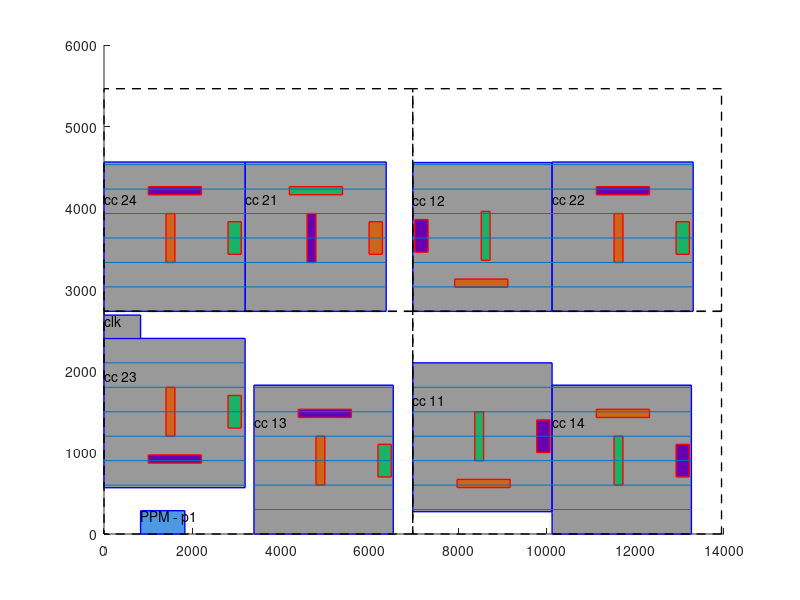

Source code (MATLAB):
%PPM1 
x1=826; 
x2=1826; 
y1=0; 
y2=286; 
rectangle('Position',[x1,y1,x2-x1,y2-y1],'FaceColor',[.3 .6 .9],'EdgeColor','b','LineWidth',1);
str = 'PPM - p1'; 
 nstr = strrep(str,'_',' '); 
 text(x1+5,y2-((y2-y1)/4),nstr);%module1 
x1=6972; 
x2=10118; 
y1=274; 
y2=2100; 
rectangle('Position',[x1,y1,x2-x1,y2-y1],'FaceColor',[.6 .6 .6],'EdgeColor','b','LineWidth',1);
str = 'cc_11'; 
 nstr = strrep(str,'_',' '); 
 text(x1+5,y2-((y2-y1)/4),nstr);x1=7972; 
x2=9172; 
y1=570; 
y2=670; 
rectangle('Position',[x1,y1,x2-x1,y2-y1],'FaceColor',[0.8 0.4 0.1],'EdgeColor','r','LineWidth',1);
x1=8372; 
x2=8572; 
y1=900; 
y2=1500; 
rectangle('Position',[x1,y1,x2-x1,y2-y1],'FaceColor',[0.1 0.7 0.4],'EdgeColor','r','LineWidth',1);
x1=9772; 
x2=10072; 
y1=1000; 
y2=1400; 
rectangle('Position',[x1,y1,x2-x1,y2-y1],'FaceColor',[0.4 0.0 0.7],'EdgeColor','r','LineWidth',1);
%module2 
x1=6972; 
x2=10118; 
y1=2732; 
y2=4558; 
rectangle('Position',[x1,y1,x2-x1,y2-y1],'FaceColor',[.6 .6 .6],'EdgeColor','b','LineWidth',1);
str = 'cc_12'; 
 nstr = strrep(str,'_',' '); 
 text(x1+5,y2-((y2-y1)/4),nstr);x1=7918; 
x2=9118; 
y1=3028; 
y2=3128; 
rectangle('Position',[x1,y1,x2-x1,y2-y1],'FaceColor',[0.8 0.4 0.1],'EdgeColor','r','LineWidth',1);
x1=8518; 
x2=8718; 
y1=3358; 
y2=3958; 
rectangle('Position',[x1,y1,x2-x1,y2-y1],'FaceColor',[0.1 0.7 0.4],'EdgeColor','r','LineWidth',1);
x1=7018; 
x2=7318; 
y1=3458; 
y2=3858; 
rectangle('Position',[x1,y1,x2-x1,y2-y1],'FaceColor',[0.4 0.0 0.7],'EdgeColor','r','LineWidth',1);
%module3 
x1=3386; 
x2=6532; 
y1=0; 
y2=1826; 
rectangle('Position',[x1,y1,x2-x1,y2-y1],'FaceColor',[.6 .6 .6],'EdgeColor','b','LineWidth',1);
str = 'cc_13'; 
 nstr = strrep(str,'_',' '); 
 text(x1+5,y2-((y2-y1)/4),nstr);x1=4386; 
x2=5586; 
y1=1430; 
y2=1530; 
rectangle('Position',[x1,y1,x2-x1,y2-y1],'FaceColor',[0.4 0.0 0.7],'EdgeColor','r','LineWidth',1);
x1=4786; 
x2=4986; 
y1=600; 
y2=1200; 
rectangle('Position',[x1,y1,x2-x1,y2-y1],'FaceColor',[0.8 0.4 0.1],'EdgeColor','r','LineWidth',1);
x1=6186; 
x2=6486; 
y1=700; 
y2=1100; 
rectangle('Position',[x1,y1,x2-x1,y2-y1],'FaceColor',[0.1 0.7 0.4],'EdgeColor','r','LineWidth',1);
%module4 
x1=10118; 
x2=13264; 
y1=0; 
y2=1826; 
rectangle('Position',[x1,y1,x2-x1,y2-y1],'FaceColor',[.6 .6 .6],'EdgeColor','b','LineWidth',1);
str = 'cc_14'; 
 nstr = strrep(str,'_',' '); 
 text(x1+5,y2-((y2-y1)/4),nstr);x1=11118; 
x2=12318; 
y1=1430; 
y2=1530; 
rectangle('Position',[x1,y1,x2-x1,y2-y1],'FaceColor',[0.8 0.4 0.1],'EdgeColor','r','LineWidth',1);
x1=11518; 
x2=11718; 
y1=600; 
y2=1200; 
rectangle('Position',[x1,y1,x2-x1,y2-y1],'FaceColor',[0.1 0.7 0.4],'EdgeColor','r','LineWidth',1);
x1=12918; 
x2=13218; 
y1=700; 
y2=1100; 
rectangle('Position',[x1,y1,x2-x1,y2-y1],'FaceColor',[0.4 0.0 0.7],'EdgeColor','r','LineWidth',1);
%module5 
x1=3186; 
x2=6372; 
y1=2732; 
y2=4564; 
rectangle('Position',[x1,y1,x2-x1,y2-y1],'FaceColor',[.6 .6 .6],'EdgeColor','b','LineWidth',1);
str = 'cc_21'; 
 nstr = strrep(str,'_',' '); 
 text(x1+5,y2-((y2-y1)/4),nstr);x1=4186; 
x2=5386; 
y1=4162; 
y2=4262; 
rectangle('Position',[x1,y1,x2-x1,y2-y1],'FaceColor',[0.1 0.7 0.4],'EdgeColor','r','LineWidth',1);
x1=4586; 
x2=4786; 
y1=3332; 
y2=3932; 
rectangle('Position',[x1,y1,x2-x1,y2-y1],'FaceColor',[0.4 0.0 0.7],'EdgeColor','r','LineWidth',1);
x1=5986; 
x2=6286; 
y1=3432; 
y2=3832; 
rectangle('Position',[x1,y1,x2-x1,y2-y1],'FaceColor',[0.8 0.4 0.1],'EdgeColor','r','LineWidth',1);
%module6 
x1=10118; 
x2=13304; 
y1=2732; 
y2=4564; 
rectangle('Position',[x1,y1,x2-x1,y2-y1],'FaceColor',[.6 .6 .6],'EdgeColor','b','LineWidth',1);
str = 'cc_22'; 
 nstr = strrep(str,'_',' '); 
 text(x1+5,y2-((y2-y1)/4),nstr);x1=11118; 
x2=12318; 
y1=4162; 
y2=4262; 
rectangle('Position',[x1,y1,x2-x1,y2-y1],'FaceColor',[0.4 0.0 0.7],'EdgeColor','r','LineWidth',1);
x1=11518; 
x2=11718; 
y1=3332; 
y2=3932; 
rectangle('Position',[x1,y1,x2-x1,y2-y1],'FaceColor',[0.8 0.4 0.1],'EdgeColor','r','LineWidth',1);
x1=12918; 
x2=13218; 
y1=3432; 
y2=3832; 
rectangle('Position',[x1,y1,x2-x1,y2-y1],'FaceColor',[0.1 0.7 0.4],'EdgeColor','r','LineWidth',1);
%module7 
x1=0; 
x2=3186; 
y1=568; 
y2=2400; 
rectangle('Position',[x1,y1,x2-x1,y2-y1],'FaceColor',[.6 .6 .6],'EdgeColor','b','LineWidth',1);
str = 'cc_23'; 
 nstr = strrep(str,'_',' '); 
 text(x1+5,y2-((y2-y1)/4),nstr);x1=1000; 
x2=2200; 
y1=870; 
y2=970; 
rectangle('Position',[x1,y1,x2-x1,y2-y1],'FaceColor',[0.4 0.0 0.7],'EdgeColor','r','LineWidth',1);
x1=1400; 
x2=1600; 
y1=1200; 
y2=1800; 
rectangle('Position',[x1,y1,x2-x1,y2-y1],'FaceColor',[0.8 0.4 0.1],'EdgeColor','r','LineWidth',1);
x1=2800; 
x2=3100; 
y1=1300; 
y2=1700; 
rectangle('Position',[x1,y1,x2-x1,y2-y1],'FaceColor',[0.1 0.7 0.4],'EdgeColor','r','LineWidth',1);
%module8 
x1=0; 
x2=3186; 
y1=2732; 
y2=4564; 
rectangle('Position',[x1,y1,x2-x1,y2-y1],'FaceColor',[.6 .6 .6],'EdgeColor','b','LineWidth',1);
str = 'cc_24'; 
 nstr = strrep(str,'_',' '); 
 text(x1+5,y2-((y2-y1)/4),nstr);x1=1000; 
x2=2200; 
y1=4162; 
y2=4262; 
rectangle('Position',[x1,y1,x2-x1,y2-y1],'FaceColor',[0.4 0.0 0.7],'EdgeColor','r','LineWidth',1);
x1=1400; 
x2=1600; 
y1=3332; 
y2=3932; 
rectangle('Position',[x1,y1,x2-x1,y2-y1],'FaceColor',[0.8 0.4 0.1],'EdgeColor','r','LineWidth',1);
x1=2800; 
x2=3100; 
y1=3432; 
y2=3832; 
rectangle('Position',[x1,y1,x2-x1,y2-y1],'FaceColor',[0.1 0.7 0.4],'EdgeColor','r','LineWidth',1);
%module9 
x1=0; 
x2=826; 
y1=2400; 
y2=2686; 
rectangle('Position',[x1,y1,x2-x1,y2-y1],'FaceColor',[.6 .6 .6],'EdgeColor','b','LineWidth',1);
str = 'clk'; 
 nstr = strrep(str,'_',' '); 
 text(x1+5,y2-((y2-y1)/4),nstr);%line300 
line([6972 10118], [300 300])
%line600 
line([6972 10118], [600 600])
%line900 
line([6972 10118], [900 900])
%line1200 
line([6972 10118], [1200 1200])
%line1500 
line([6972 10118], [1500 1500])
%line1800 
line([6972 10118], [1800 1800])
%line3032 
line([6972 10118], [3032 3032])
%line3332 
line([6972 10118], [3332 3332])
%line3632 
line([6972 10118], [3632 3632])
%line3932 
line([6972 10118], [3932 3932])
%line4232 
line([6972 10118], [4232 4232])
%line4532 
line([6972 10118], [4532 4532])
%line300 
line([3386 6532], [300 300])
%line600 
line([3386 6532], [600 600])
%line900 
line([3386 6532], [900 900])
%line1200 
line([3386 6532], [1200 1200])
%line1500 
line([3386 6532], [1500 1500])
%line1800 
line([3386 6532], [1800 1800])
%line300 
line([10118 13264], [300 300])
%line600 
line([10118 13264], [600 600])
%line900 
line([10118 13264], [900 900])
%line1200 
line([10118 13264], [1200 1200])
%line1500 
line([10118 13264], [1500 1500])
%line1800 
line([10118 13264], [1800 1800])
%line3032 
line([3186 6372], [3032 3032])
%line3332 
line([3186 6372], [3332 3332])
%line3632 
line([3186 6372], [3632 3632])
%line3932 
line([3186 6372], [3932 3932])
%line4232 
line([3186 6372], [4232 4232])
%line4532 
line([3186 6372], [4532 4532])
%line3032 
line([10118 13304], [3032 3032])
%line3332 
line([10118 13304], [3332 3332])
%line3632 
line([10118 13304], [3632 3632])
%line3932 
line([10118 13304], [3932 3932])
%line4232 
line([10118 13304], [4232 4232])
%line4532 
line([10118 13304], [4532 4532])
%line600 
line([0 3186], [600 600])
%line900 
line([0 3186], [900 900])
%line1200 
line([0 3186], [1200 1200])
%line1500 
line([0 3186], [1500 1500])
%line1800 
line([0 3186], [1800 1800])
%line2100 
line([0 3186], [2100 2100])
%line3032 
line([0 3186], [3032 3032])
%line3332 
line([0 3186], [3332 3332])
%line3632 
line([0 3186], [3632 3632])
%line3932 
line([0 3186], [3932 3932])
%line4232 
line([0 3186], [4232 4232])
%line4532 
line([0 3186], [4532 4532])
%region 
x1=0; 
x2=6972; 
y1=0; 
y2=2732; 
rectangle('Position',[x1,y1,x2-x1,y2-y1],'FaceColor','none','EdgeColor',[0.000000 0.000000 0.000000],'LineWidth',1,'LineStyle','--');
%region 
x1=6972; 
x2=13944; 
y1=0; 
y2=2732; 
rectangle('Position',[x1,y1,x2-x1,y2-y1],'FaceColor','none','EdgeColor',[0.000000 0.000000 0.000000],'LineWidth',1,'LineStyle','--');
%region 
x1=0; 
x2=6972; 
y1=2732; 
y2=5464; 
rectangle('Position',[x1,y1,x2-x1,y2-y1],'FaceColor','none','EdgeColor',[0.000000 0.000000 0.000000],'LineWidth',1,'LineStyle','--');
%region 
x1=6972; 
x2=13944; 
y1=2732; 
y2=5464; 
rectangle('Position',[x1,y1,x2-x1,y2-y1],'FaceColor','none','EdgeColor',[0.000000 0.000000 0.000000],'LineWidth',1,'LineStyle','--');
